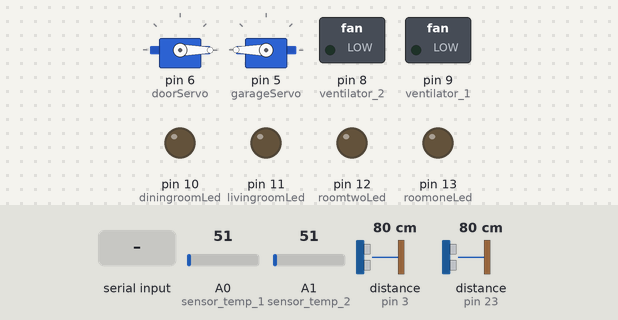
This sketch was run on a simulated Arduino Mega 2560, built with avr-gcc and run on an emulated ATmega2560. Parts: 2 × servo, switched loads named in the sketch (green lamp = pin HIGH), output pins drawn as LEDs (lit = HIGH). Wiring (inferred from the names in the program): 2 × ultrasonic range finder: trigger pin 4, echo pin 3 / trigger pin 22, echo pin 23. The test bench sets the inputs (shaded band); at power-on: A0 (sensor_temp_1) = 51, A1 (sensor_temp_2) = 51, distance to the obstacle (sensors on pin 3, pin 23) 80 cm. The echo pulse lasts 58.3 µs per cm; pins used as bus, display or sensor lines are not drawn; what the sketch prints to the serial monitor is not drawn.

Above: at 1.2 s.
1.3 s: "1" received over Serial
At 2.0 s:
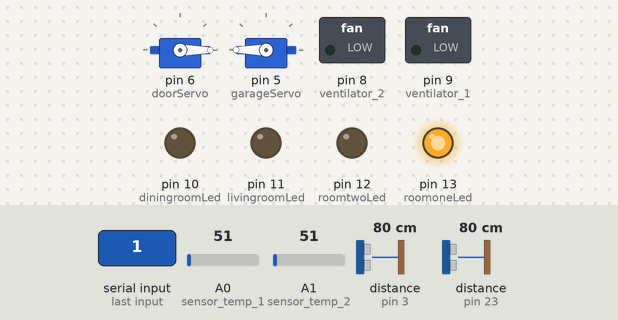
2.9 s: byte 99 ('c') received over Serial
At 3.4 s:
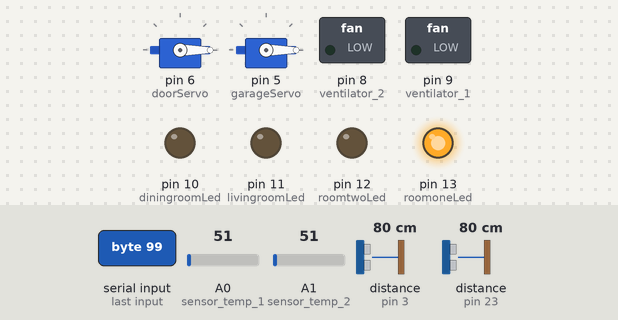
4.5 s: byte 101 ('e') received over Serial
At 5.8 s:
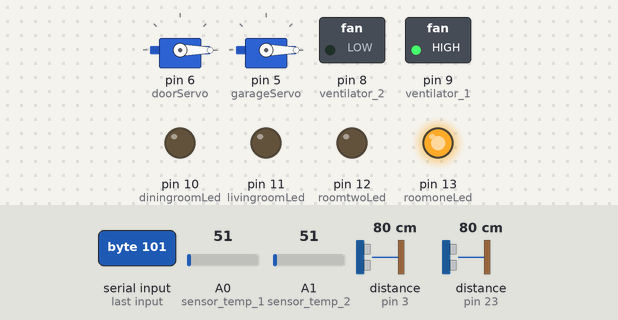
6.1 s: byte 100 ('d') received over Serial
At 6.6 s:
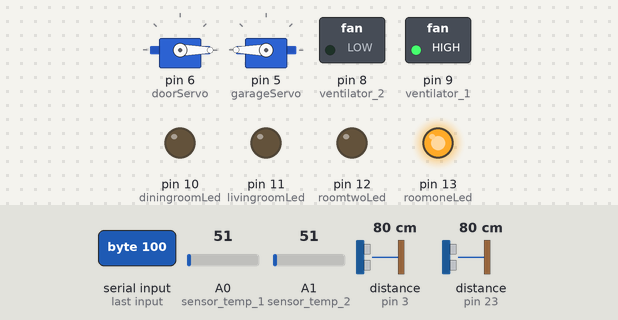
7.7 s: byte 103 ('g') received over Serial
At 9.0 s:
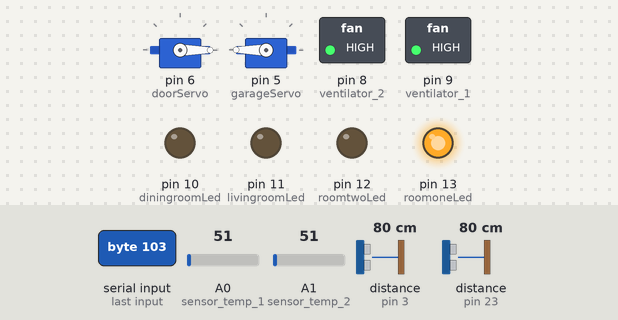
9.3 s: byte 102 ('f') received over Serial
At 10.5 s:
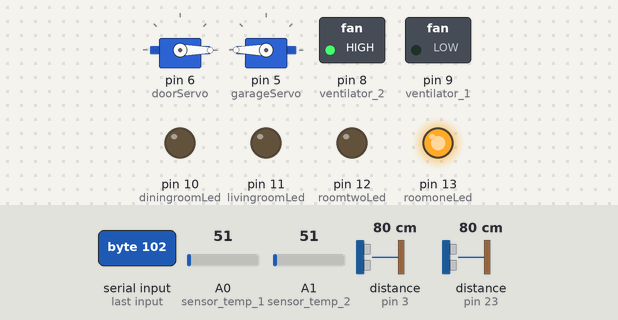
Timing chart, 0 to 11.9 s (numbered marks = the images above; inputs shaded):
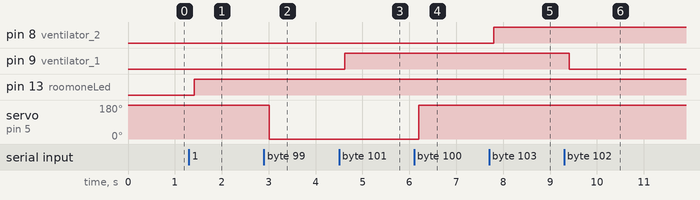

The sketch:

casa_inteligente.ino
```cpp
#include <Servo.h>
int door_pos = 0;
int garage_pos = 180;
Servo doorServo;
Servo garageServo;

int roomoneLed = 13;
int roomtwoLed = 12;
int livingroomLed = 11;
int diningroomLed = 10;

int ventilator_1 = 9;
int ventilator_2 = 8;

const int trigOut = 4;
const int echoOut = 3;
const int trigIn = 22;
const int echoIn = 23;

int sensor_temp_1 = A0;
int sensor_temp_2 = A1;

long durationOut, durationIn;
int distanceOut, distanceIn;

void setup() {
   Serial.begin(115200);
   pinMode(roomoneLed, OUTPUT);
   digitalWrite(roomoneLed, LOW);
   pinMode(roomtwoLed, OUTPUT);
   digitalWrite(roomtwoLed, LOW);
   pinMode(livingroomLed, OUTPUT);
   digitalWrite(livingroomLed, LOW);
   pinMode(diningroomLed, OUTPUT);
   digitalWrite(diningroomLed, LOW);
   doorServo.attach(6);
   doorServo.write(0);
   garageServo.attach(5);
   garageServo.write(180);

   pinMode(ventilator_1, OUTPUT);
   digitalWrite(ventilator_1, LOW);
   pinMode(ventilator_2, OUTPUT);
   digitalWrite(ventilator_2, LOW);

   pinMode(trigOut, OUTPUT);
   pinMode(echoOut, INPUT);
   pinMode(trigIn, OUTPUT);
   pinMode(echoIn, INPUT);

}

void loop() {
  //Alarm--------
   digitalWrite(trigIn, LOW);
  delayMicroseconds(2);

  digitalWrite(trigIn, HIGH);
  delayMicroseconds(10);
  digitalWrite(trigIn, LOW);

  durationIn = pulseIn(echoIn, HIGH);

  digitalWrite(trigOut, LOW);
  delayMicroseconds(2);

  digitalWrite(trigOut, HIGH);
  delayMicroseconds(10);
  digitalWrite(trigOut, LOW);

  durationOut = pulseIn(echoOut, HIGH);


  distanceOut = durationOut * 0.034 / 2;
  distanceIn = durationIn * 0.034 / 2;

  delay(10);

  Serial.print(distanceOut);
  Serial.print(",");
  Serial.print(distanceIn);
  Serial.print(",");

  //-----------------------------Temp

  int value_1 = analogRead(sensor_temp_1);
  int value_2 = analogRead(sensor_temp_2);

  float celsius_1 = (value_1 / 1023.0) * 500;
  float celsius_2 = (value_2 / 1023.0) * 500;
  Serial.print(celsius_1);
  Serial.print(",");
  Serial.print(celsius_2);
  Serial.println("");

  //Serialprint -> dist_out,dist_in,celsius_1,celsius_2\n
  }

void serialEvent() {
  char value = (char)Serial.read();
  delay(100);
  if (value == '1'){
    digitalWrite(roomoneLed, HIGH);
  }
  else if (value == '2'){
    digitalWrite(roomoneLed, LOW);
  }
  else if (value == '3'){
    digitalWrite(roomtwoLed, HIGH);
  }
  else if (value == '4'){
    digitalWrite(roomtwoLed, LOW);
  }
  else if (value == '5'){
    digitalWrite(livingroomLed, HIGH);
  }
  else if (value == '6'){
    digitalWrite(livingroomLed, LOW);
  }
  else if (value == '7'){
    digitalWrite(diningroomLed, HIGH);
  }
  else if (value == '8'){
    digitalWrite(diningroomLed, LOW);
  }
  else if (value == 'a'){     //Apertura de puerta
    doorServo.write(90);
  }
  else if (value == 'b'){     //Cierre de puerta
    doorServo.write(0);
  }
  else if (value == 'c'){     //Apertura de garage
    garageServo.write(0);
  }
  else if (value == 'd'){     //Cierre de garage
    garageServo.write(180);
  }
  else if (value == 'e'){
    digitalWrite(ventilator_1, HIGH);
  }
  else if (value == 'f'){
    digitalWrite(ventilator_1, LOW);
  }
  else if (value == 'g'){
    digitalWrite(ventilator_2, HIGH);
  }
  else if (value == 'h'){
    digitalWrite(ventilator_2, LOW);
  }
  else if (value == 'i'){
    digitalWrite(ventilator_1, LOW);
    digitalWrite(ventilator_2, LOW);
  }

}
```

Measured:
- after the input at 1.3 s, pin 13 (roomoneLed): LOW → HIGH after 0.11 s
- after the input at 2.9 s, servo on pin 5 (garageServo): 180° → 0° after 0.11 s
- after the input at 4.5 s, pin 9 (ventilator_1): LOW → HIGH after 0.12 s
- after the input at 6.1 s, servo on pin 5 (garageServo): 0° → 180° after 0.10 s
- after the input at 7.7 s, pin 8 (ventilator_2): LOW → HIGH after 0.10 s
- after the input at 9.3 s, pin 9 (ventilator_1): HIGH → LOW after 0.11 s
